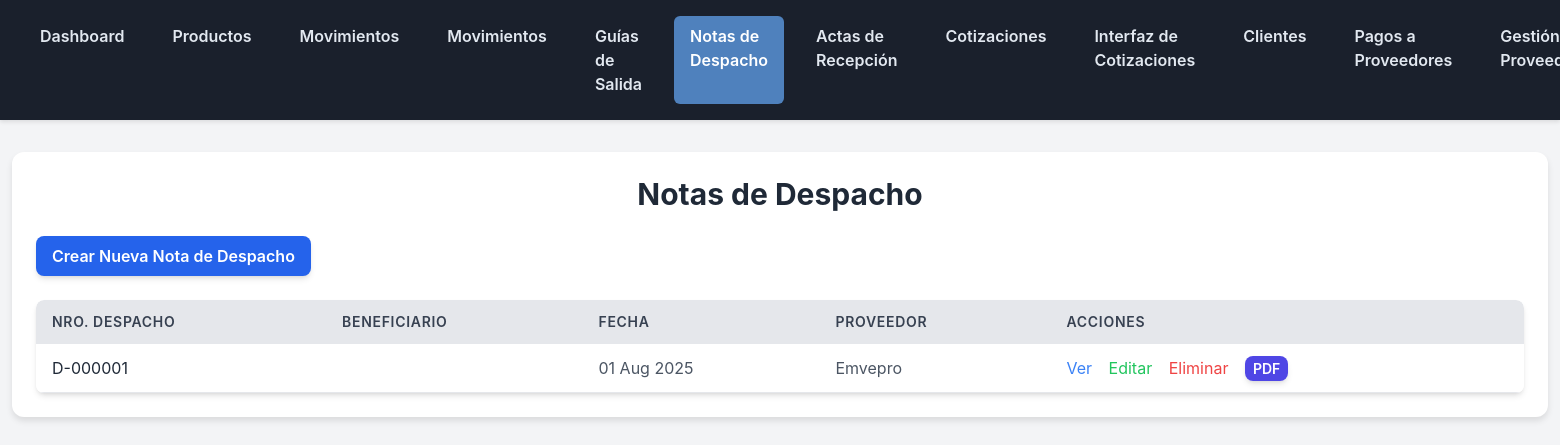
Page /inventario/notas-despacho/ (signed in) on the earlier database version.
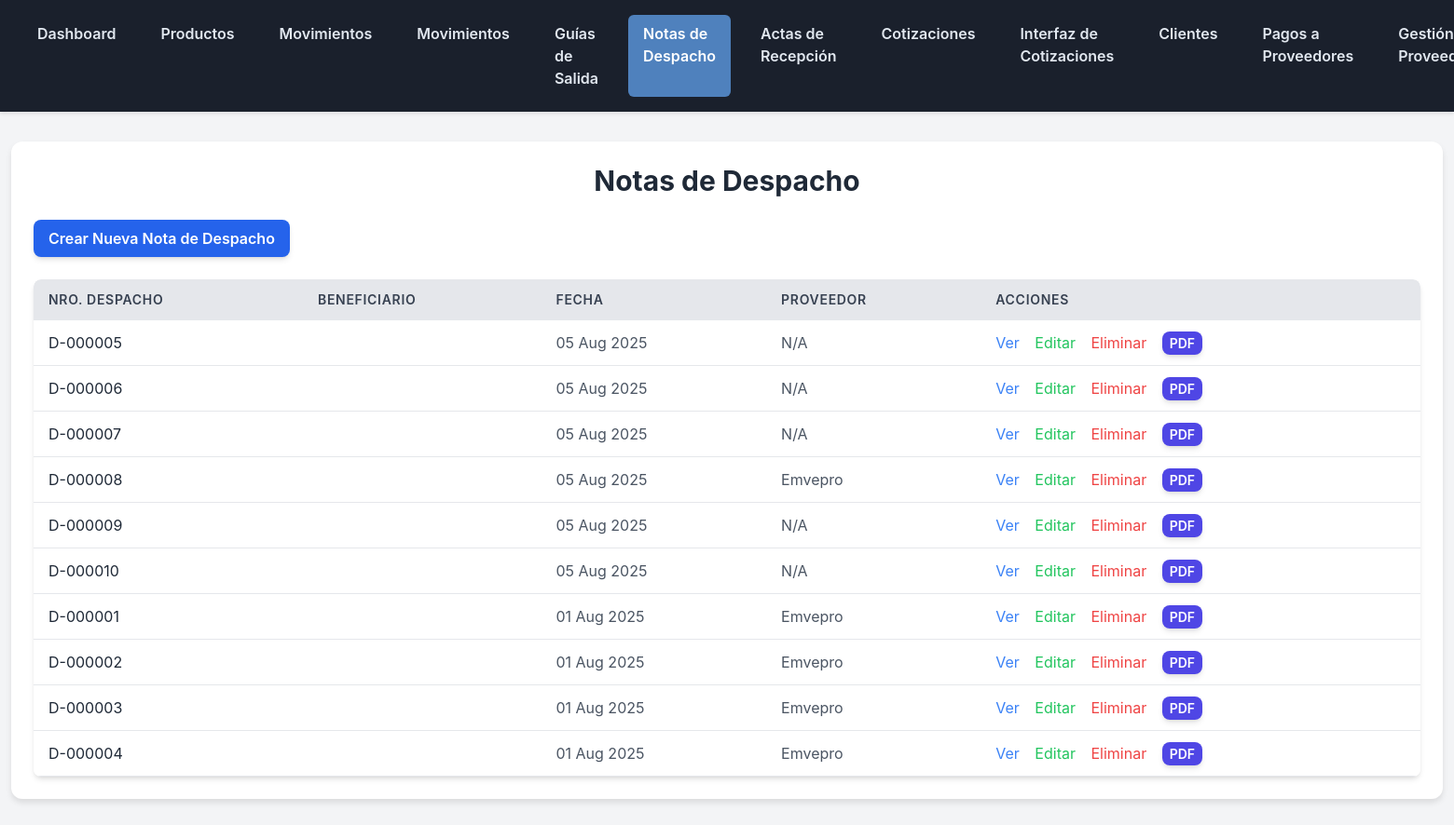
Same page on the later database version.
### inventario/models.py (models this page shows, shortened)
class NotaDespacho(models.Model):
    numero_despacho = models.CharField(max_length=20, unique=True, blank=True, verbose_name="Nro. Despacho")
    cliente = models.ForeignKey('Cliente', on_delete=models.SET_NULL, null=True, blank=True, verbose_name="Cliente")
    fecha_despacho = models.DateField(auto_now_add=True, verbose_name="Fecha de Despacho")
    proveedor = models.ForeignKey(Proveedor, on_delete=models.SET_NULL, null=True, blank=True, verbose_name="Proveedor")
    orden_asociada = models.CharField(max_length=100, blank=True, verbose_name="N° Orden Asociada")
    observaciones = models.TextField(blank=True, verbose_name="Observaciones")
    nombre_conductor = models.CharField(max_length=255, blank=True, verbose_name="Nombre del Conductor")
    ci_conductor = models.CharField(max_length=20, blank=True, verbose_name="C.I. Conductor")
    tipo_vehiculo = models.CharField(max_length=100, blank=True, verbose_name="Tipo de Vehículo")
    color_vehiculo = models.CharField(max_length=50, blank=True, verbose_name="Color del Vehículo")
    placa_vehiculo = models.CharField(max_length=20, blank=True, verbose_name="Placa del Vehículo")
    creado_por = models.ForeignKey(
        settings.AUTH_USER_MODEL,
        on_delete=models.SET_NULL, # Si el usuario se elimina, este campo se pone a NULL
        null=True,                 # Permite que el campo sea nulo en la base de datos
        blank=True,                # Permite que el campo sea opcional en formularios
        related_name='notas_despacho_creadas', # Nombre para la relación inversa
        verbose_name="Creado por"
    )
    orden_salida_referencia = models.ForeignKey(
        'OrdenSalida',
        on_delete=models.SET_NULL,
        null=True,
        blank=True,
        related_name='notas_despacho_relacionadas',
        verbose_name="Orden de Salida de Referencia"
    )
    class Meta:
        verbose_name = "Nota de Despacho"
        verbose_name_plural = "Notas de Despacho"

class Proveedor(models.Model):
    nombre = models.CharField(max_length=200, unique=True, verbose_name="Nombre del Proveedor")
    contacto = models.CharField(max_length=255, blank=True, verbose_name="Persona de Contacto")
    telefono = models.CharField(max_length=20, blank=True, verbose_name="Teléfono")
    email = models.EmailField(blank=True, verbose_name="Email")
    class Meta:
        verbose_name = "Proveedor"
        verbose_name_plural = "Proveedores"

### inventario/views.py (the view)
# urls.py: path('notas-despacho/', views.NotaDespachoListView.as_view(), name='nota_despacho_list'),
class NotaDespachoListView(LoginRequiredMixin, ListView): # Añadido LoginRequiredMixin
    model = NotaDespacho
    template_name = 'inventario/nota_despacho_list.html'
    context_object_name = 'notas_despacho'
    ordering = ['-fecha_despacho'] # Añadido ordenamiento para consistencia

### inventario/templates/inventario/nota_despacho_list.html (shortened to what this page needs)
{% extends 'inventario/base.html' %}
{% block content %}
<h1 class="text-3xl font-bold text-gray-800 mb-6 text-center">Notas de Despacho</h1>
<div class="flex justify-between items-center mb-6">
    <a href="{% url 'inventario:nota_despacho_create' %}" class="bg-blue-600 hover:bg-blue-700 text-white font-semibold py-2 px-4 rounded-lg shadow-md transition duration-300 ease-in-out transform hover:scale-105">
        Crear Nueva Nota de Despacho
    </a>
</div>
{% if notas_despacho %}
    <div class="overflow-x-auto rounded-lg shadow-md">
        <table class="min-w-full bg-white border-collapse">
            <thead class="bg-gray-200">
                <tr>
                    <th class="py-3 px-4 text-left text-sm font-semibold text-gray-700 uppercase tracking-wider rounded-tl-lg">Nro. Despacho</th>
                    <th class="py-3 px-4 text-left text-sm font-semibold text-gray-700 uppercase tracking-wider">Beneficiario</th>
                    <th class="py-3 px-4 text-left text-sm font-semibold text-gray-700 uppercase tracking-wider">Fecha</th>
                    <th class="py-3 px-4 text-left text-sm font-semibold text-gray-700 uppercase tracking-wider">Proveedor</th>
                    <th class="py-3 px-4 text-left text-sm font-semibold text-gray-700 uppercase tracking-wider rounded-tr-lg">Acciones</th>
                </tr>
            </thead>
            <tbody>
                {% for nota in notas_despacho %}
                    <tr class="border-b border-gray-200 hover:bg-gray-50">
                        <td class="py-3 px-4 text-gray-800">{{ nota.numero_despacho }}</td>
                        <td class="py-3 px-4 text-gray-600">{{ nota.beneficiario }}</td>
                        <td class="py-3 px-4 text-gray-600">{{ nota.fecha_despacho|date:"d M Y" }}</td>
                        <td class="py-3 px-4 text-gray-600">{{ nota.proveedor.nombre|default:"N/A" }}</td>
                        <td class="py-3 px-4">
                            <a href="{% url 'inventario:nota_despacho_detail' nota.pk %}" class="text-blue-500 hover:text-blue-700 mr-3">Ver</a>
                            <a href="{% url 'inventario:nota_despacho_update' nota.pk %}" class="text-green-500 hover:text-green-700 mr-3">Editar</a>
                            <a href="{% url 'inventario:nota_despacho_delete' nota.pk %}" class="text-red-500 hover:text-red-700 mr-3">Eliminar</a>
                            <a href="{% url 'inventario:generate_nota_despacho_pdf' nota.pk %}" class="bg-indigo-600 hover:bg-indigo-700 text-white font-semibold py-1 px-2 rounded-lg text-sm shadow-md transition duration-300 ease-in-out transform hover:scale-105">PDF</a>
                        </td>
                    </tr>
                {% endfor %}
            </tbody>
        </table>
    </div>
{% else %}
    <p class="text-center text-gray-600 text-lg">No hay notas de despacho registradas.</p>
{% endif %}
{% endblock %}

Differences in the rows shown:
added NotaDespacho: numero_despacho "D-000005", fecha_despacho "05 Aug 2025", proveedor.nombre "N/A"
added NotaDespacho: numero_despacho "D-000006", fecha_despacho "05 Aug 2025", proveedor.nombre "N/A"
added NotaDespacho: numero_despacho "D-000007", fecha_despacho "05 Aug 2025", proveedor.nombre "N/A"
added NotaDespacho: numero_despacho "D-000008", fecha_despacho "05 Aug 2025", proveedor.nombre "Emvepro"
added NotaDespacho: numero_despacho "D-000009", fecha_despacho "05 Aug 2025", proveedor.nombre "N/A"
added NotaDespacho: numero_despacho "D-000010", fecha_despacho "05 Aug 2025", proveedor.nombre "N/A"
added NotaDespacho: numero_despacho "D-000002", fecha_despacho "01 Aug 2025", proveedor.nombre "Emvepro"
added NotaDespacho: numero_despacho "D-000003", fecha_despacho "01 Aug 2025", proveedor.nombre "Emvepro"
added NotaDespacho: numero_despacho "D-000004", fecha_despacho "01 Aug 2025", proveedor.nombre "Emvepro"
